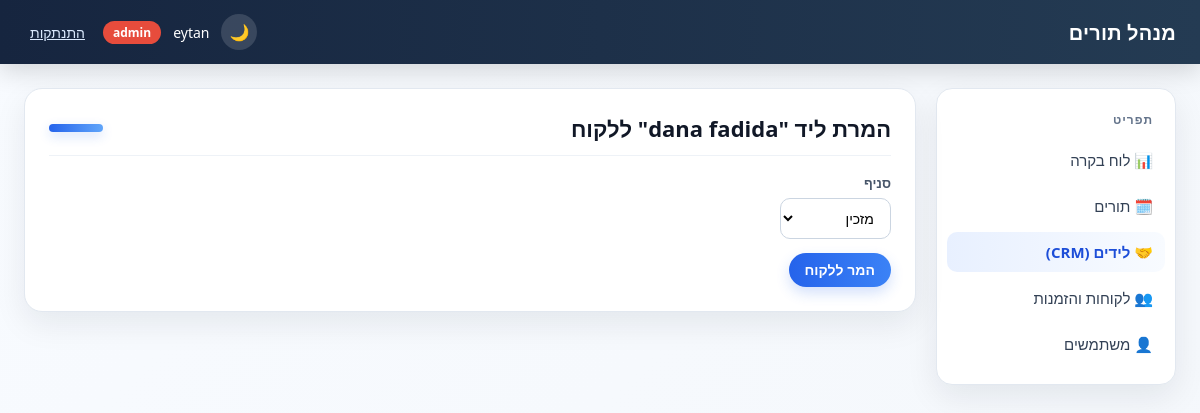
The page /leads/2/convert (signed in) on the database as committed earlier.
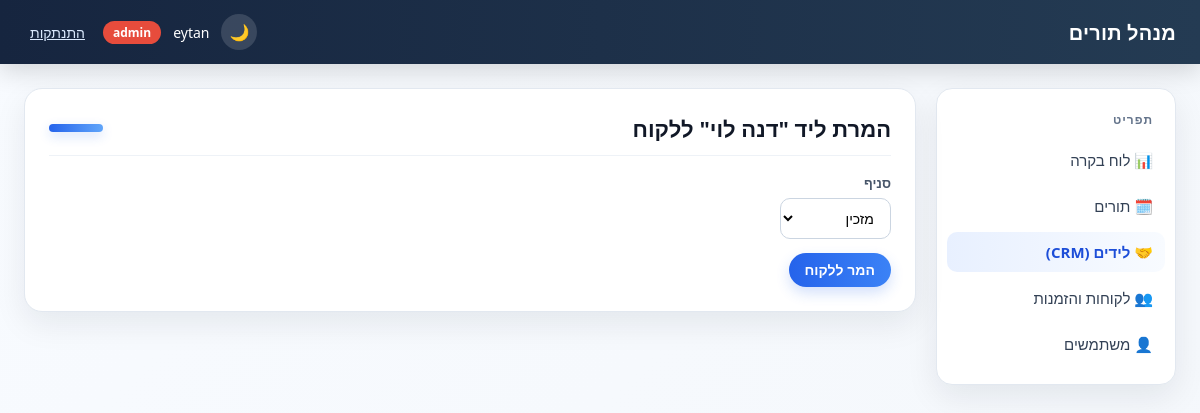
The same page on the database as committed later.
### tables this page shows
CREATE TABLE leads (
                id INTEGER PRIMARY KEY AUTOINCREMENT,
                full_name TEXT,
                phone TEXT,
                status TEXT,
                channel TEXT,
                assigned_user TEXT,
                routings_count INTEGER,
                sms_count INTEGER,
                notes TEXT,
                created_datetime_stamp TEXT,
                last_updated_datetime_stamp TEXT
            );

### blueprints/leads.py (the view, shortened to what this page needs)
@bp.route("/<int:lead_id>/convert", methods=["GET", "POST"])
@login_required
def convert(lead_id):
    repos = get_repos()
    lead = repos.leads.get_by_id(lead_id)
    if lead is None:
        flash("Lead not found.", "error")
        return redirect(url_for("leads.list_leads"))
    return render_template("leads/convert.html", lead=lead, branches=BRANCHES)

### app.py (called while the page is built)
@app.context_processor
def inject_template_globals():
    return {
        "csrf_token": generate_csrf_token(),
        "current_user": current_user(),
        "ROLE_ADMIN": roles.ADMIN,
        "ROLE_USER": roles.USER,
    }

### auth.py (called while the page is built)
def generate_csrf_token():
    if "csrf_token" not in session:
        session["csrf_token"] = secrets.token_hex(16)
    return session["csrf_token"]

def validate_csrf():
    if request.method != "POST":
        return
    token = session.get("csrf_token")
    submitted = request.form.get("csrf_token", "")
    if not token or not secrets.compare_digest(token, submitted):
        abort(400)

def current_user():
    return session.get("user")

def login_required(view):
    @wraps(view)
    def wrapped(*args, **kwargs):
        if current_user() is None:
            return redirect(url_for("auth.login"))
        return view(*args, **kwargs)
    return wrapped

### db_context.py (called while the page is built)
def get_conn():
    if "db_conn" not in g:
        g.db_conn = sqlite3.connect(DB_FILE, timeout=10)
    return g.db_conn

def init_app(app):
    @app.teardown_appcontext
    def close_conn(exception):
        conn = g.pop("db_conn", None)
        if conn is not None:
            conn.close()

### templates/leads/convert.html (shortened to what this page needs)
{% extends "base.html" %}
{% block page_heading %}המרת ליד "{{ lead.full_name }}" ללקוח{% endblock %}
{% block content %}
<form method="post" class="form-card">
    <div class="form-group">
        <label>סניף</label>
        <select name="name_of_store" required>
            {% for branch in branches %}
            <option value="{{ branch }}">{{ branch }}</option>
            {% endfor %}
        </select>
    </div>
    <button type="submit" class="btn">המר ללקוח</button>
</form>
{% endblock %}

Rows that differ between the two databases and show on the page:
changed leads: full_name "dana fadida" → "דנה לוי"
